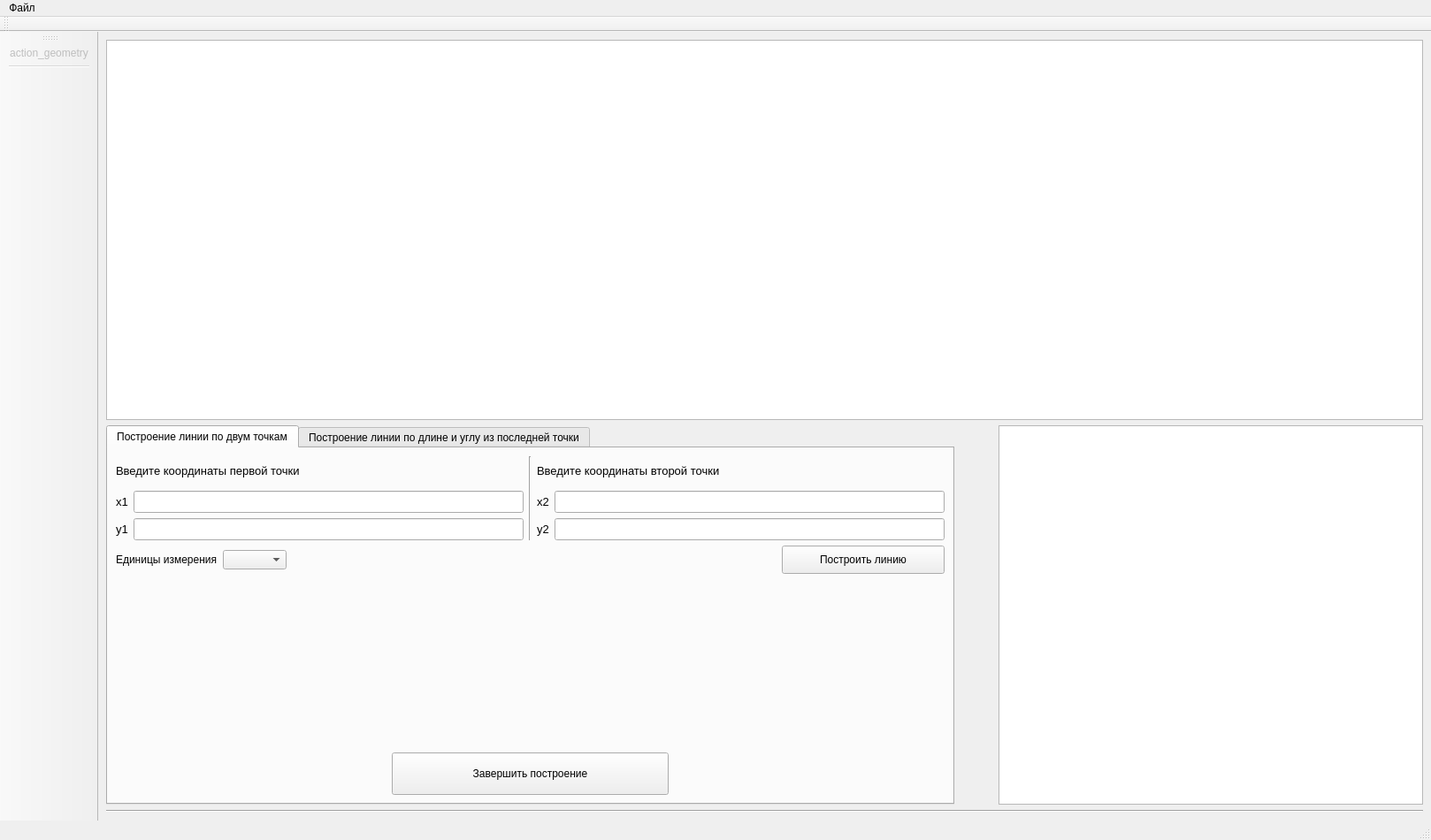
<?xml version="1.0" encoding="UTF-8"?>
<ui version="4.0">
 <class>MainWindow</class>
 <widget class="QMainWindow" name="MainWindow">
  <property name="geometry">
   <rect>
    <x>0</x>
    <y>0</y>
    <width>1618</width>
    <height>950</height>
   </rect>
  </property>
  <property name="windowTitle">
   <string>MainWindow</string>
  </property>
  <widget class="QWidget" name="centralwidget">
   <layout class="QGridLayout" name="gridLayout_2">
    <item row="0" column="0">
     <layout class="QGridLayout" name="gridLayout">
      <item row="0" column="0">
       <widget class="QGraphicsView" name="graphicsView"/>
      </item>
      <item row="2" column="0">
       <widget class="Line" name="line">
        <property name="orientation">
         <enum>Qt::Horizontal</enum>
        </property>
       </widget>
      </item>
      <item row="1" column="0">
       <layout class="QHBoxLayout" name="horizontalLayout" stretch="2,1">
        <property name="spacing">
         <number>50</number>
        </property>
        <property name="sizeConstraint">
         <enum>QLayout::SetDefaultConstraint</enum>
        </property>
        <property name="leftMargin">
         <number>0</number>
        </property>
        <item>
         <widget class="QTabWidget" name="tabWidget">
          <property name="styleSheet">
           <string notr="true">backhround-color:rgb(156, 156, 156)</string>
          </property>
          <property name="tabPosition">
           <enum>QTabWidget::North</enum>
          </property>
          <property name="tabShape">
           <enum>QTabWidget::Rounded</enum>
          </property>
          <property name="currentIndex">
           <number>0</number>
          </property>
          <widget class="QWidget" name="two_points">
           <attribute name="title">
            <string>Построение линии по двум точкам</string>
           </attribute>
           <layout class="QGridLayout" name="gridLayout_3">
            <item row="0" column="0">
             <layout class="QVBoxLayout" name="two_points_layout" stretch="6,2,2,10,3">
              <property name="sizeConstraint">
               <enum>QLayout::SetDefaultConstraint</enum>
              </property>
              <item>
               <layout class="QHBoxLayout" name="layout_input_two_points" stretch="0,0,0">
                <item>
                 <layout class="QVBoxLayout" name="point_1" stretch="1,4,4">
                  <item>
                   <widget class="QLabel" name="label_point_1">
                    <property name="text">
                     <string>&lt;html&gt;&lt;head/&gt;&lt;body&gt;&lt;p&gt;&lt;span style=&quot; font-size:10pt;&quot;&gt;Введите координаты первой точки&lt;/span&gt;&lt;/p&gt;&lt;/body&gt;&lt;/html&gt;</string>
                    </property>
                    <property name="textFormat">
                     <enum>Qt::AutoText</enum>
                    </property>
                   </widget>
                  </item>
                  <item>
                   <layout class="QHBoxLayout" name="x1_line">
                    <item>
                     <widget class="QLabel" name="label_x1">
                      <property name="text">
                       <string>&lt;html&gt;&lt;head/&gt;&lt;body&gt;&lt;p&gt;&lt;span style=&quot; font-size:10pt;&quot;&gt;x1&lt;/span&gt;&lt;/p&gt;&lt;/body&gt;&lt;/html&gt;</string>
                      </property>
                     </widget>
                    </item>
                    <item>
                     <widget class="QLineEdit" name="lineEdit_x1">
                      <property name="minimumSize">
                       <size>
                        <width>0</width>
                        <height>25</height>
                       </size>
                      </property>
                      <property name="frame">
                       <bool>true</bool>
                      </property>
                      <property name="echoMode">
                       <enum>QLineEdit::Normal</enum>
                      </property>
                      <property name="dragEnabled">
                       <bool>false</bool>
                      </property>
                      <property name="placeholderText">
                       <string/>
                      </property>
                      <property name="cursorMoveStyle">
                       <enum>Qt::LogicalMoveStyle</enum>
                      </property>
                      <property name="clearButtonEnabled">
                       <bool>false</bool>
                      </property>
                     </widget>
                    </item>
                   </layout>
                  </item>
                  <item>
                   <layout class="QHBoxLayout" name="y1_line">
                    <item>
                     <widget class="QLabel" name="label_y1">
                      <property name="text">
                       <string>&lt;html&gt;&lt;head/&gt;&lt;body&gt;&lt;p&gt;&lt;span style=&quot; font-size:10pt;&quot;&gt;y1&lt;/span&gt;&lt;/p&gt;&lt;/body&gt;&lt;/html&gt;</string>
                      </property>
                     </widget>
                    </item>
                    <item>
                     <widget class="QLineEdit" name="lineEdit_y1">
                      <property name="minimumSize">
                       <size>
                        <width>0</width>
                        <height>25</height>
                       </size>
                      </property>
                     </widget>
                    </item>
                   </layout>
                  </item>
                 </layout>
                </item>
                <item>
                 <widget class="Line" name="line_between_points">
                  <property name="orientation">
                   <enum>Qt::Vertical</enum>
                  </property>
                 </widget>
                </item>
                <item>
                 <layout class="QVBoxLayout" name="point_2" stretch="1,4,4">
                  <item>
                   <widget class="QLabel" name="label_point_2">
                    <property name="text">
                     <string>&lt;html&gt;&lt;head/&gt;&lt;body&gt;&lt;p&gt;&lt;span style=&quot; font-size:10pt;&quot;&gt;Введите координаты второй точки&lt;/span&gt;&lt;/p&gt;&lt;/body&gt;&lt;/html&gt;</string>
                    </property>
                   </widget>
                  </item>
                  <item>
                   <layout class="QHBoxLayout" name="x2_line">
                    <item>
                     <widget class="QLabel" name="label_x2">
                      <property name="text">
                       <string>&lt;html&gt;&lt;head/&gt;&lt;body&gt;&lt;p&gt;&lt;span style=&quot; font-size:10pt;&quot;&gt;x2&lt;/span&gt;&lt;/p&gt;&lt;/body&gt;&lt;/html&gt;</string>
                      </property>
                     </widget>
                    </item>
                    <item>
                     <widget class="QLineEdit" name="lineEdit_x2">
                      <property name="sizePolicy">
                       <sizepolicy hsizetype="Expanding" vsizetype="Fixed">
                        <horstretch>0</horstretch>
                        <verstretch>0</verstretch>
                       </sizepolicy>
                      </property>
                      <property name="minimumSize">
                       <size>
                        <width>0</width>
                        <height>25</height>
                       </size>
                      </property>
                     </widget>
                    </item>
                   </layout>
                  </item>
                  <item>
                   <layout class="QHBoxLayout" name="y2_line">
                    <item>
                     <widget class="QLabel" name="label_y2">
                      <property name="text">
                       <string>&lt;html&gt;&lt;head/&gt;&lt;body&gt;&lt;p&gt;&lt;span style=&quot; font-size:10pt;&quot;&gt;y2&lt;/span&gt;&lt;/p&gt;&lt;/body&gt;&lt;/html&gt;</string>
                      </property>
                     </widget>
                    </item>
                    <item>
                     <widget class="QLineEdit" name="lineEdit_y2">
                      <property name="minimumSize">
                       <size>
                        <width>0</width>
                        <height>25</height>
                       </size>
                      </property>
                     </widget>
                    </item>
                   </layout>
                  </item>
                 </layout>
                </item>
               </layout>
              </item>
              <item>
               <layout class="QHBoxLayout" name="layout_build_line" stretch="0,0,3,1">
                <item>
                 <widget class="QLabel" name="label_units">
                  <property name="text">
                   <string>Единицы измерения</string>
                  </property>
                 </widget>
                </item>
                <item>
                 <widget class="QComboBox" name="comboBox_units"/>
                </item>
                <item>
                 <spacer name="horizontalSpacer">
                  <property name="orientation">
                   <enum>Qt::Horizontal</enum>
                  </property>
                  <property name="sizeHint" stdset="0">
                   <size>
                    <width>40</width>
                    <height>20</height>
                   </size>
                  </property>
                 </spacer>
                </item>
                <item>
                 <widget class="QPushButton" name="button_line_2_p">
                  <property name="sizePolicy">
                   <sizepolicy hsizetype="Minimum" vsizetype="Minimum">
                    <horstretch>0</horstretch>
                    <verstretch>0</verstretch>
                   </sizepolicy>
                  </property>
                  <property name="text">
                   <string>Построить линию</string>
                  </property>
                 </widget>
                </item>
               </layout>
              </item>
              <item>
               <widget class="QLabel" name="label">
                <property name="text">
                 <string/>
                </property>
               </widget>
              </item>
              <item>
               <spacer name="verticalSpacer">
                <property name="orientation">
                 <enum>Qt::Vertical</enum>
                </property>
                <property name="sizeHint" stdset="0">
                 <size>
                  <width>20</width>
                  <height>40</height>
                 </size>
                </property>
               </spacer>
              </item>
              <item>
               <layout class="QHBoxLayout" name="layout_finally_geometry" stretch="1,1,1">
                <item>
                 <spacer name="horizontalSpacer_2">
                  <property name="orientation">
                   <enum>Qt::Horizontal</enum>
                  </property>
                  <property name="sizeHint" stdset="0">
                   <size>
                    <width>40</width>
                    <height>20</height>
                   </size>
                  </property>
                 </spacer>
                </item>
                <item>
                 <widget class="QPushButton" name="button_finally_geometry">
                  <property name="sizePolicy">
                   <sizepolicy hsizetype="Minimum" vsizetype="Minimum">
                    <horstretch>0</horstretch>
                    <verstretch>0</verstretch>
                   </sizepolicy>
                  </property>
                  <property name="text">
                   <string>Завершить построение</string>
                  </property>
                 </widget>
                </item>
                <item>
                 <spacer name="horizontalSpacer_3">
                  <property name="orientation">
                   <enum>Qt::Horizontal</enum>
                  </property>
                  <property name="sizeHint" stdset="0">
                   <size>
                    <width>40</width>
                    <height>20</height>
                   </size>
                  </property>
                 </spacer>
                </item>
               </layout>
              </item>
             </layout>
            </item>
           </layout>
          </widget>
          <widget class="QWidget" name="line_angle">
           <attribute name="title">
            <string>Построение линии по длине и углу из последней точки</string>
           </attribute>
          </widget>
         </widget>
        </item>
        <item>
         <widget class="QTreeView" name="treeView"/>
        </item>
       </layout>
      </item>
     </layout>
    </item>
   </layout>
  </widget>
  <widget class="QMenuBar" name="menubar">
   <property name="geometry">
    <rect>
     <x>0</x>
     <y>0</y>
     <width>1618</width>
     <height>21</height>
    </rect>
   </property>
   <widget class="QMenu" name="menu">
    <property name="title">
     <string>Файл</string>
    </property>
    <addaction name="action_new_file"/>
   </widget>
   <addaction name="menu"/>
  </widget>
  <widget class="QToolBar" name="toolBar">
   <property name="enabled">
    <bool>false</bool>
   </property>
   <property name="windowTitle">
    <string>toolBar</string>
   </property>
   <attribute name="toolBarArea">
    <enum>LeftToolBarArea</enum>
   </attribute>
   <attribute name="toolBarBreak">
    <bool>false</bool>
   </attribute>
   <addaction name="action_geometry"/>
   <addaction name="separator"/>
  </widget>
  <widget class="QStatusBar" name="statusbar"/>
  <widget class="QToolBar" name="toolBar_2">
   <property name="windowTitle">
    <string>toolBar_2</string>
   </property>
   <attribute name="toolBarArea">
    <enum>TopToolBarArea</enum>
   </attribute>
   <attribute name="toolBarBreak">
    <bool>false</bool>
   </attribute>
  </widget>
  <action name="action_new_file">
   <property name="checkable">
    <bool>true</bool>
   </property>
   <property name="icon">
    <iconset>
     <normaloff>C:/Users/Vitaliy/.designer/icon/new_file.png</normaloff>C:/Users/Vitaliy/.designer/icon/new_file.png</iconset>
   </property>
   <property name="text">
    <string>Новый расчет</string>
   </property>
  </action>
  <action name="action_geometry">
   <property name="checkable">
    <bool>true</bool>
   </property>
   <property name="icon">
    <iconset>
     <normaloff>C:/Users/Vitaliy/.designer/icon/geometry.png</normaloff>C:/Users/Vitaliy/.designer/icon/geometry.png</iconset>
   </property>
   <property name="text">
    <string>action_geometry</string>
   </property>
   <property name="shortcut">
    <string>Ctrl+G</string>
   </property>
  </action>
 </widget>
 <resources>
  <include location="../../test_pyqt/icon/icons.qrc"/>
 </resources>
 <connections/>
</ui>
